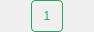
<?xml version="1.0" encoding="UTF-8"?>
<ui version="4.0">
 <class>Form</class>
 <widget class="QWidget" name="Form">
  <property name="geometry">
   <rect>
    <x>0</x>
    <y>0</y>
    <width>94</width>
    <height>32</height>
   </rect>
  </property>
  <property name="minimumSize">
   <size>
    <width>32</width>
    <height>32</height>
   </size>
  </property>
  <property name="maximumSize">
   <size>
    <width>94</width>
    <height>32</height>
   </size>
  </property>
  <property name="windowTitle">
   <string>Form</string>
  </property>
  <layout class="QHBoxLayout" name="horizontalLayout">
   <property name="spacing">
    <number>0</number>
   </property>
   <property name="leftMargin">
    <number>0</number>
   </property>
   <property name="topMargin">
    <number>0</number>
   </property>
   <property name="rightMargin">
    <number>0</number>
   </property>
   <property name="bottomMargin">
    <number>0</number>
   </property>
   <item>
    <widget class="QWidget" name="widget" native="true">
     <property name="minimumSize">
      <size>
       <width>32</width>
       <height>32</height>
      </size>
     </property>
     <property name="maximumSize">
      <size>
       <width>32</width>
       <height>32</height>
      </size>
     </property>
     <property name="styleSheet">
      <string notr="true">QWidget#widget{
	background-color:transparent;
	border-radius: 4px;
	border: 1px solid rgba(44, 159, 97, 1);

}</string>
     </property>
     <layout class="QHBoxLayout" name="horizontalLayout_2">
      <property name="spacing">
       <number>0</number>
      </property>
      <property name="leftMargin">
       <number>0</number>
      </property>
      <property name="topMargin">
       <number>0</number>
      </property>
      <property name="rightMargin">
       <number>0</number>
      </property>
      <property name="bottomMargin">
       <number>0</number>
      </property>
      <item>
       <widget class="QLabel" name="label">
        <property name="styleSheet">
         <string notr="true">color:rgba(44, 159, 97, 1);</string>
        </property>
        <property name="text">
         <string>1</string>
        </property>
        <property name="alignment">
         <set>Qt::AlignCenter</set>
        </property>
       </widget>
      </item>
     </layout>
    </widget>
   </item>
  </layout>
 </widget>
 <resources/>
 <connections/>
</ui>
